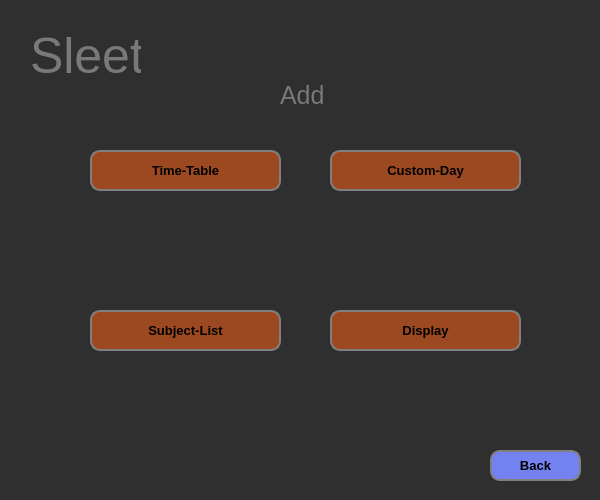
<?xml version="1.0" encoding="UTF-8"?>
<ui version="4.0">
 <class>add</class>
 <widget class="QMainWindow" name="add">
  <property name="geometry">
   <rect>
    <x>0</x>
    <y>0</y>
    <width>600</width>
    <height>500</height>
   </rect>
  </property>
  <property name="minimumSize">
   <size>
    <width>600</width>
    <height>500</height>
   </size>
  </property>
  <property name="maximumSize">
   <size>
    <width>600</width>
    <height>500</height>
   </size>
  </property>
  <property name="windowTitle">
   <string>Sleet</string>
  </property>
  <property name="styleSheet">
   <string notr="true">background-color: rgb(47, 47, 47);</string>
  </property>
  <widget class="QWidget" name="centralwidget">
   <widget class="QPushButton" name="instructionbtn_2">
    <property name="geometry">
     <rect>
      <x>90</x>
      <y>150</y>
      <width>191</width>
      <height>41</height>
     </rect>
    </property>
    <property name="styleSheet">
     <string notr="true">QPushButton{
background-color: rgb(156, 72, 33);
border-color: grey;
border-radius:10px ;
border-width:2px;
border-style:solid;
font-weight: bold;
transition: all 0.5s;
font-size:13px;
}
QPushButton:hover{

background-color:rgb(156, 72, 33);
border-color: white;
border-width:5px

	
}


</string>
    </property>
    <property name="text">
     <string>Time-Table</string>
    </property>
   </widget>
   <widget class="QLabel" name="label">
    <property name="geometry">
     <rect>
      <x>30</x>
      <y>20</y>
      <width>111</width>
      <height>71</height>
     </rect>
    </property>
    <property name="styleSheet">
     <string notr="true">background-color: rgba(0,0,0,0%);
color: rgb(121, 121, 121);
font-size : 50px;

</string>
    </property>
    <property name="text">
     <string>Sleet</string>
    </property>
   </widget>
   <widget class="QPushButton" name="instructionbtn_3">
    <property name="geometry">
     <rect>
      <x>90</x>
      <y>310</y>
      <width>191</width>
      <height>41</height>
     </rect>
    </property>
    <property name="styleSheet">
     <string notr="true">QPushButton{
background-color: rgb(156, 72, 33);
border-color: grey;
border-radius:10px ;
border-width:2px;
border-style:solid;
font-weight: bold;
transition: all 0.5s;
font-size:13px;
}
QPushButton:hover{

background-color:rgb(156, 72, 33);
border-color: white;
border-width:5px

	
}


</string>
    </property>
    <property name="text">
     <string>Subject-List</string>
    </property>
   </widget>
   <widget class="QPushButton" name="instructionbtn_4">
    <property name="geometry">
     <rect>
      <x>330</x>
      <y>150</y>
      <width>191</width>
      <height>41</height>
     </rect>
    </property>
    <property name="styleSheet">
     <string notr="true">QPushButton{
background-color: rgb(156, 72, 33);
border-color: grey;
border-radius:10px ;
border-width:2px;
border-style:solid;
font-weight: bold;
transition: all 0.5s;
font-size:13px;
}
QPushButton:hover{

background-color:rgb(156, 72, 33);
border-color: white;
border-width:5px

	
}


</string>
    </property>
    <property name="text">
     <string>Custom-Day</string>
    </property>
   </widget>
   <widget class="QPushButton" name="instructionbtn_5">
    <property name="geometry">
     <rect>
      <x>330</x>
      <y>310</y>
      <width>191</width>
      <height>41</height>
     </rect>
    </property>
    <property name="styleSheet">
     <string notr="true">QPushButton{
background-color: rgb(156, 72, 33);
border-color: grey;
border-radius:10px ;
border-width:2px;
border-style:solid;
font-weight: bold;
transition: all 0.5s;
font-size:13px;
}
QPushButton:hover{

background-color:rgb(156, 72, 33);
border-color: white;
border-width:5px

	
}


</string>
    </property>
    <property name="text">
     <string>Display</string>
    </property>
   </widget>
   <widget class="QPushButton" name="instructionbtn_6">
    <property name="geometry">
     <rect>
      <x>490</x>
      <y>450</y>
      <width>91</width>
      <height>31</height>
     </rect>
    </property>
    <property name="styleSheet">
     <string notr="true">QPushButton{
background-color: rgb(115, 129, 241);
border-color: grey;
border-radius:10px ;
border-width:2px;
border-style:solid;
font-weight: bold;
transition: all 0.5s;
font-size:13px;
}
QPushButton:hover{
background-color:rgb(83, 83, 83);
border-color: black;
border-width:5px

	
}


</string>
    </property>
    <property name="text">
     <string>Back</string>
    </property>
   </widget>
   <widget class="QLabel" name="label_2">
    <property name="geometry">
     <rect>
      <x>280</x>
      <y>80</y>
      <width>61</width>
      <height>31</height>
     </rect>
    </property>
    <property name="styleSheet">
     <string notr="true">background-color: rgba(0,0,0,0%);
color: rgb(121, 121, 121);
font-size : 25px;

</string>
    </property>
    <property name="text">
     <string>Add</string>
    </property>
   </widget>
  </widget>
 </widget>
 <resources/>
 <connections/>
</ui>
